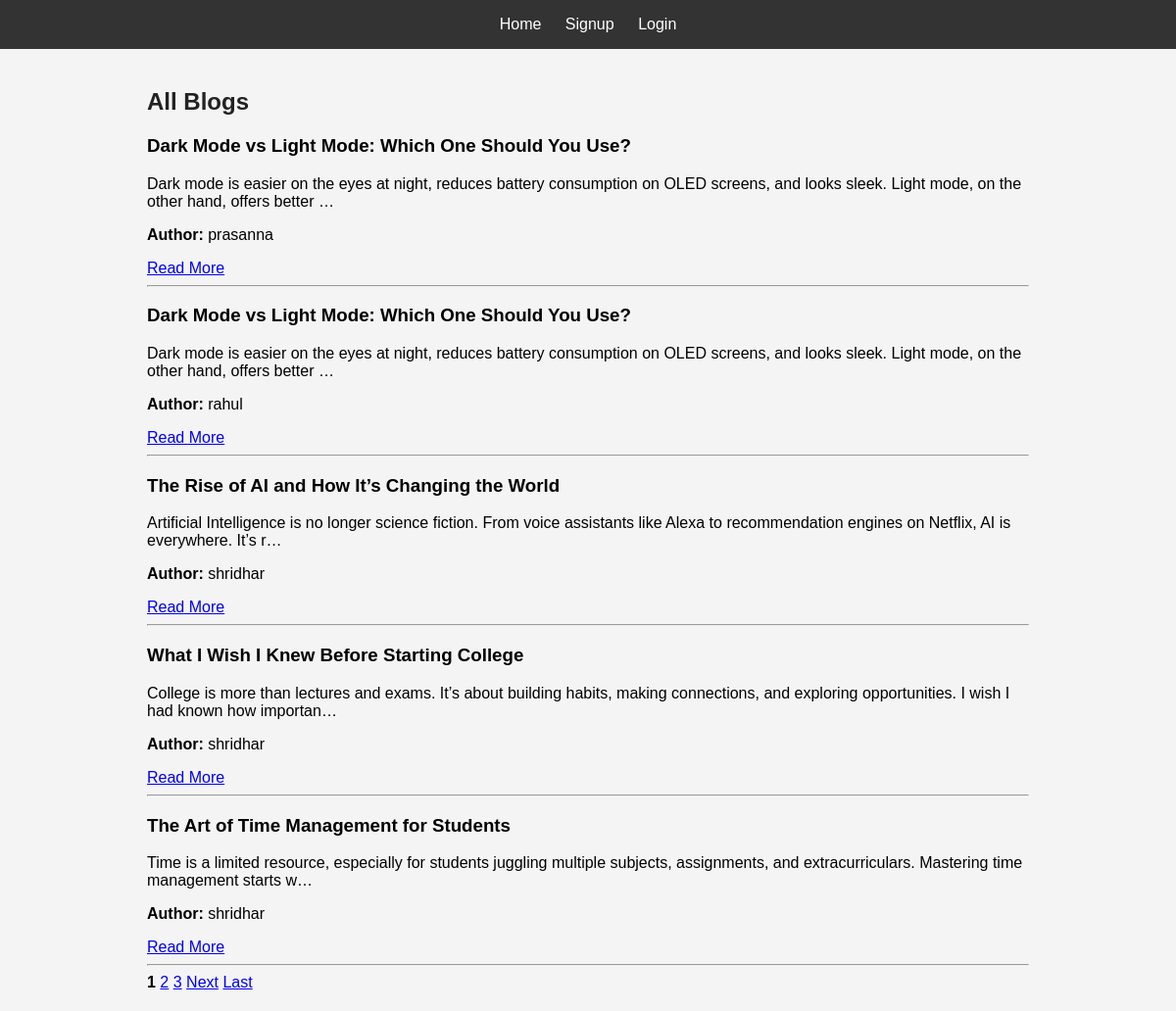
The page / on the database its author committed.
### blog/models.py (models this page shows, shortened)
class Blog(models.Model):
    title = models.CharField(max_length=300)
    content = models.TextField()
    author = models.ForeignKey(User,on_delete=models.CASCADE)
    created_at=models.DateTimeField(auto_now_add=True)

### blog/views.py (the view)
# urls.py: path('', views.index, name='index'),
def index(request):
    if request.user.is_authenticated:
        blogs = Blog.objects.filter(author=request.user).order_by('-created_at')
        message = "No blogs yet. Please create one." if not blogs.exists() else ""
    else:
        blogs = Blog.objects.all().order_by('-created_at')
        message = "Please register and create your blog." if not blogs.exists() else ""
    paginator = Paginator(blogs, 5)  # Paginate with 5 blogs per page
    page_number = request.GET.get('page')
    page_obj = paginator.get_page(page_number)
    return render(request, 'index.html', {'blogs': blogs,'page_obj': page_obj,'message': message,
        'blogs_exist': blogs.exists()})

### blog/templates/index.html (shortened to what this page needs)
{% extends 'base.html' %}
{% load static %}
{% block content %}
<h2>
    {% if user.is_authenticated %}
        My Blogs
    {% else %}
        {% if blogs_exist %}
            All Blogs
        {% endif %}
    {% endif %}
</h2>
{% for blog in page_obj %}
    <div>
        <h3>{{ blog.title }}</h3>
        <p>{{ blog.content|truncatechars:150 }}</p>
        <p><strong>Author:</strong> {{ blog.author }}</p>
        <a href="{% url 'blog_detail' blog.id %}">Read More</a>
    </div>
    <hr>
{% endfor %}
{% if page_obj.paginator.num_pages > 1 %}
<div class="pagination">
    {% for num in page_obj.paginator.page_range %}
        {% if page_obj.number == num %}
            <strong>{{ num }}</strong>
        {% elif num >= page_obj.number|add:'-2' and num <= page_obj.number|add:'2' %}
            <a href="?page={{ num }}">{{ num }}</a>
        {% endif %}
    {% endfor %}
    {% if page_obj.has_next %}
        <a href="?page={{ page_obj.next_page_number }}">Next</a>
        <a href="?page={{ page_obj.paginator.num_pages }}">Last</a>
    {% endif %}
</div>
{% endif %}
{% endblock %}

### blog/templates/base.html (shortened to what this page needs)
{% load static %}
<!DOCTYPE html>
<html lang="en">
<head>
    <link rel="stylesheet" href="{% static 'style.css' %}">
</head>
<body>
    <nav>
        <a href="{% url 'index' %}">Home</a>
        {% if user.is_authenticated %}
            <a href="{% url 'create_blog' %}">Create Blog</a>
            <a href="#" id="logout">Logout</a>
        {% else %}
            <a href="{% url 'signup' %}">Signup</a>
            <a href="{% url 'login' %}">Login</a>
        {% endif %}
    </nav>
    <div class="container">
        {% block content %}{% endblock %}
    </div>
</body>
</html>

### blog/static/style.css (style rules this page uses)
body { font-family: Arial, sans-serif; margin: 0; background: #f4f4f4; }
nav { background: #333; padding: 1em; text-align: center; }
nav a { color: #fff; text-decoration: none; margin: 0 10px; }
.container { padding: 20px; max-width: 900px; margin: auto; }
h1, h2 { color: #222; }

### rows shown on the page
Blog: title "Dark Mode vs Light Mode: Which One Should You Use?", content "Dark mode is easier on the eyes at night, reduces battery consumption on OLED screens, and looks sleek. Light mode, on the other hand, offers better …", author "prasanna"
Blog: title "Dark Mode vs Light Mode: Which One Should You Use?", content "Dark mode is easier on the eyes at night, reduces battery consumption on OLED screens, and looks sleek. Light mode, on the other hand, offers better …", author "rahul"
Blog: title "The Rise of AI and How It’s Changing the World", content "Artificial Intelligence is no longer science fiction. From voice assistants like Alexa to recommendation engines on Netflix, AI is everywhere. It’s r…", author "shridhar"
Blog: title "What I Wish I Knew Before Starting College", content "College is more than lectures and exams. It’s about building habits, making connections, and exploring opportunities. I wish I had known how importan…", author "shridhar"
Blog: title "The Art of Time Management for Students", content "Time is a limited resource, especially for students juggling multiple subjects, assignments, and extracurriculars. Mastering time management starts w…", author "shridhar"

### other values the page prints
{{ num }} "1"
{{ num }} "2" "3"
